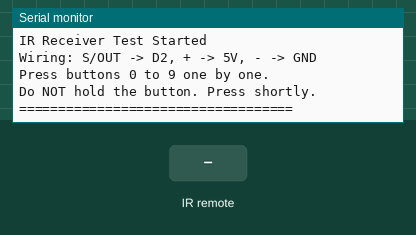
The sketch below on a simulated Arduino Uno, built with avr-gcc and run on an emulated ATmega328P. Shown: the last lines printed to the serial monitor. The test bench sets the inputs (shaded band).

Above: at 2.3 s.
2.4 s: infrared code 0x16 received
At 2.9 s:
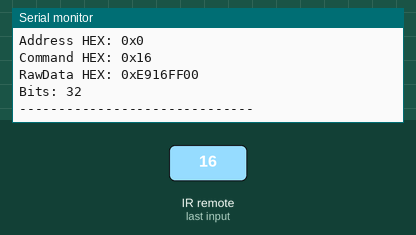
3.9 s: infrared code 0x0C received
At 4.0 s:
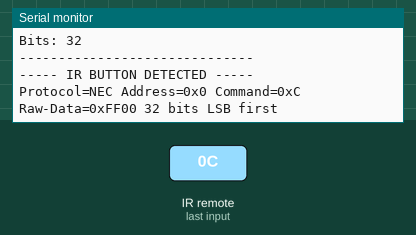
5.5 s: infrared code 0x5E received
At 5.6 s:
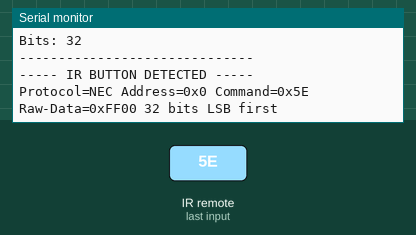
7.1 s: infrared code 0x08 received
At 7.2 s:
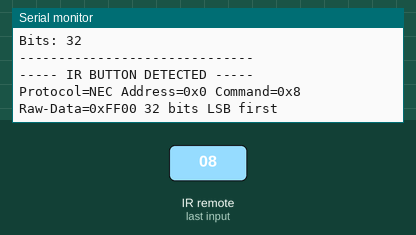
8.7 s: infrared code 0x1C received
At 10.0 s:
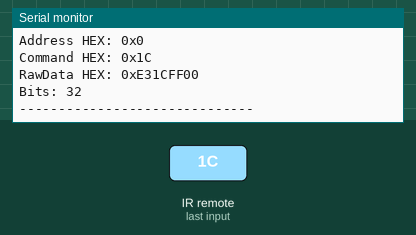
10.3 s: infrared code 0x5A received
At 10.4 s:
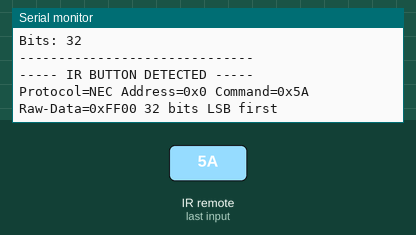

The sketch:

IRTester.ino
```cpp
/*
  IR Receiver Test for Arduino UNO

  Goal:
  - Press buttons 0 to 9 on the remote.
  - Serial Monitor prints Protocol, Command, RawData in HEX.
  - Send this output to ChatGPT later so we can map buttons correctly.

  Wiring:
  IR module S / OUT  -> Arduino D2
  IR module + / VCC  -> Arduino 5V
  IR module - / GND  -> Arduino GND
*/

#include <IRremote.hpp>

#define IR_RECEIVE_PIN 2

void setup() {
  Serial.begin(9600);
  delay(1000);

  Serial.println(F("==================================="));
  Serial.println(F("IR Receiver Test Started"));
  Serial.println(F("Wiring: S/OUT -> D2, + -> 5V, - -> GND"));
  Serial.println(F("Press buttons 0 to 9 one by one."));
  Serial.println(F("Do NOT hold the button. Press shortly."));
  Serial.println(F("==================================="));

  // Start IR receiver on D2.
  // ENABLE_LED_FEEDBACK makes Arduino onboard LED blink when signal is received.
  IrReceiver.begin(IR_RECEIVE_PIN, ENABLE_LED_FEEDBACK);
}

void loop() {
  if (IrReceiver.decode()) {

    // Ignore repeat frames caused by holding a button
    if (IrReceiver.decodedIRData.flags & IRDATA_FLAGS_IS_REPEAT) {
      Serial.println(F("REPEAT frame ignored"));
      IrReceiver.resume();
      return;
    }

    Serial.println(F("----- IR BUTTON DETECTED -----"));

    // Built-in short result print
    IrReceiver.printIRResultShort(&Serial);

    // Manual important values
    Serial.print(F("Protocol number: "));
    Serial.println(IrReceiver.decodedIRData.protocol);

    Serial.print(F("Address HEX: 0x"));
    Serial.println(IrReceiver.decodedIRData.address, HEX);

    Serial.print(F("Command HEX: 0x"));
    Serial.println(IrReceiver.decodedIRData.command, HEX);

    Serial.print(F("RawData HEX: 0x"));
    Serial.println(IrReceiver.decodedIRData.decodedRawData, HEX);

    Serial.print(F("Bits: "));
    Serial.println(IrReceiver.decodedIRData.numberOfBits);

    Serial.println(F("------------------------------"));
    Serial.println();

    // Prepare receiver for next button
    IrReceiver.resume();
  }
}
```

main.cpp
```cpp
// Workflow:
// 1. Enter 4 digits on keypad + press #
// 2. System locks
// 3. Enter same 4 digits on IR remote
// 4. System unlocks
// 5. RFID becomes active
// 6. RFID UID is printed as: TAG,XXXXXXXX

#include <SPI.h>
#include <MFRC522.h>
#include <Keypad.h>
#include <IRremote.hpp>
#include <string.h>

// IR remote library has built in LED feedback on pin 13,
// which conflicts with RC522 SPI SCK. Disabled.
#ifndef DISABLE_LED_FEEDBACK
#define DISABLE_LED_FEEDBACK false
#endif

// -------------------- Pins --------------------
#define IR_RECEIVE_PIN 2

#define RFID_SS_PIN   10
#define RFID_RST_PIN  9

#define GREEN_LED A2
#define RED_LED   A3

// -------------------- IR Remote Codes --------------------
#define IR_KEY_0 0x16
#define IR_KEY_1 0x0C
#define IR_KEY_2 0x18
#define IR_KEY_3 0x5E
#define IR_KEY_4 0x08
#define IR_KEY_5 0x1C
#define IR_KEY_6 0x5A
#define IR_KEY_7 0x42
#define IR_KEY_8 0x52
#define IR_KEY_9 0x4A

// -------------------- Keypad --------------------
const byte ROWS = 4;
const byte COLS = 4;

char keys[ROWS][COLS] = {
  {'1', '2', '3', 'A'},
  {'4', '5', '6', 'B'},
  {'7', '8', '9', 'C'},
  {'*', '0', '#', 'D'}
};

byte rowPins[ROWS] = {3, 4, 5, 6};
byte colPins[COLS] = {7, 8, A0, A1};

// keypad()
Keypad keypad = Keypad(makeKeymap(keys), rowPins, colPins, ROWS, COLS);

// -------------------- RFID --------------------
MFRC522 rfid(RFID_SS_PIN, RFID_RST_PIN); // Create MFRC522 instance to communicate with RC522 RFID reader
bool rfidOk = false; // Tracks if RFID initialized successfully

// -------------------- State --------------------
enum SystemState {
  WAITING_FOR_CODE,
  LOCKED,
  UNLOCKED
};

SystemState currentState = WAITING_FOR_CODE;

// -------------------- Code buffers --------------------
const byte CODE_LENGTH = 4;

// +1 for null terminator since we'll be using string functions for comparison and printing
char lockCode[CODE_LENGTH + 1] = "";      // The code set by the user on the keypad, used for both locking and unlocking
char keypadBuffer[CODE_LENGTH + 1] = "";  // Buffer for accumulating keypad input before pressing #
char irBuffer[CODE_LENGTH + 1] = "";      // Buffer for accumulating IR input before comparing with lockCode

byte keypadIndex = 0;    // Tracks how many digits have been entered on the keypad so far, used for indexing into keypadBuffer
byte irIndex = 0;        // Tracks how many digits have been entered on the IR remote so far, used for indexing into irBuffer

// -------------------- Buffer Helpers --------------------
void clearKeypadBuffer() {
  keypadIndex = 0;
  keypadBuffer[0] = '\0';
}

void clearIrBuffer() {
  irIndex = 0;
  irBuffer[0] = '\0';
}

bool isDigitKey(char key) {
  return key >= '0' && key <= '9';
}

// -------------------- IR Mapping --------------------
int irCommandToDigit(uint8_t command) {
  switch (command) {
    case IR_KEY_0: return 0;
    case IR_KEY_1: return 1;
    case IR_KEY_2: return 2;
    case IR_KEY_3: return 3;
    case IR_KEY_4: return 4;
    case IR_KEY_5: return 5;
    case IR_KEY_6: return 6;
    case IR_KEY_7: return 7;
    case IR_KEY_8: return 8;
    case IR_KEY_9: return 9;
    default: return -1;
  }
}

// -------------------- LEDs --------------------
void setStateLEDs() {
  if (currentState == LOCKED) {
    digitalWrite(GREEN_LED, LOW);
    digitalWrite(RED_LED, HIGH);
  }
  else if (currentState == UNLOCKED) {
    digitalWrite(GREEN_LED, HIGH);
    digitalWrite(RED_LED, LOW);
  }
}

void updateWaitingLEDs() {
  static unsigned long lastBlink = 0;
  static bool state = false;

  if (currentState != WAITING_FOR_CODE) {
    return;
  }

  // Blink both LEDs on and off every 500ms to indicate waiting for code state
  if (millis() - lastBlink >= 500) {
    lastBlink = millis();
    state = !state;

    digitalWrite(GREEN_LED, state ? HIGH : LOW);
    digitalWrite(RED_LED, state ? HIGH : LOW);
  }
}

void flashSuccess() {
  for (byte i = 0; i < 3; i++) {
    digitalWrite(GREEN_LED, HIGH);
    digitalWrite(RED_LED, HIGH);
    delay(120);
    digitalWrite(GREEN_LED, LOW);
    digitalWrite(RED_LED, LOW);
    delay(120);
  }

  setStateLEDs();
}

void flashWrongCode() {
  for (byte i = 0; i < 3; i++) {
    digitalWrite(RED_LED, HIGH);
    delay(150);
    digitalWrite(RED_LED, LOW);
    delay(150);
  }

  setStateLEDs();
}

// -------------------- State Change --------------------
void changeState(SystemState newState) {
  currentState = newState;

  clearKeypadBuffer();
  clearIrBuffer();

  if (currentState == WAITING_FOR_CODE) {
    Serial.println(F("STATE,WAITING_FOR_CODE"));
    Serial.println(F("INFO,Enter 4 digits on keypad, then press #"));
  }
  else if (currentState == LOCKED) {
    Serial.println(F("STATE,LOCKED"));
    Serial.println(F("INFO,RFID disabled. Use IR remote to unlock."));
    setStateLEDs();
  }
  else if (currentState == UNLOCKED) {
    Serial.println(F("STATE,UNLOCKED"));
    Serial.println(F("INFO,RFID active. Scan card now."));
    setStateLEDs();
  }
}

// -------------------- RFID Init --------------------
void initRFID() {
  // Keep SS high before SPI starts
  pinMode(RFID_SS_PIN, OUTPUT);
  digitalWrite(RFID_SS_PIN, HIGH);

  // Hardware reset pulse for RC522 to ensure it's in a known state before initialization
  pinMode(RFID_RST_PIN, OUTPUT);
  digitalWrite(RFID_RST_PIN, LOW);
  delay(50);
  digitalWrite(RFID_RST_PIN, HIGH);
  delay(100);

  SPI.begin();
  delay(50);

  // Check if RC522 responds correctly before proceeding with setup
  rfid.PCD_Init();
  delay(100);

  // Antenna must be turned on for RC522 to respond to commands, so do this before checking version
  rfid.PCD_AntennaOn();

  // Read version register to verify communication with RC522 to avoid getting stuck in loop later when trying to read tags with a non-responsive RC522
  byte version = rfid.PCD_ReadRegister(rfid.VersionReg);

  // rfid version refers to the version of the RC522 chip, not the library.
  // The version should be 0x91 for RC522, 0x92 for RC522v2,
  // and some clones may return 0x88. If we get 0x00 or 0xFF then communication likely failed.

  // rfidOk tracks whether RFID initialized successfully.
  // If not, we'll keep trying to initialize in the main loop every 2 seconds,
  // since some RC522 modules can be finicky and may fail to initialize on the first try.

  Serial.print(F("RFID_VERSION,0x"));
  Serial.println(version, HEX);

  if (version == 0x00 || version == 0xFF) {
    Serial.println(F("ERROR,RFID_NOT_RESPONDING"));
    rfidOk = false;
  } else {
    Serial.println(F("INFO,RFID_OK"));
    rfidOk = true;
  }
}

// -------------------- Keypad Handling --------------------
void handleKeypad() {
  char key = keypad.getKey();

  // If no key is pressed, getKey() returns 0, so just return early in that case
  if (!key) {
    return;
  }

  Serial.print(F("KEYPAD,"));
  Serial.println(key);

  if (currentState == LOCKED) {
    Serial.println(F("INFO,Keypad ignored while locked"));
    return;
  }

  if (key == '*') {
    clearKeypadBuffer();
    Serial.println(F("INFO,Keypad cleared"));
    return;
  }

  if (key == '#') {
    if (keypadIndex == CODE_LENGTH) {
      strcpy(lockCode, keypadBuffer);

      Serial.println(F("INFO,Code saved"));
      changeState(LOCKED);
    } else {
      Serial.println(F("ERROR,Need 4 digits before #"));
    }

    return;
  }

  if (isDigitKey(key)) {
    if (keypadIndex < CODE_LENGTH) {
      keypadBuffer[keypadIndex] = key;
      keypadIndex++;
      keypadBuffer[keypadIndex] = '\0';

      Serial.print(F("INFO,Keypad digits="));
      Serial.println(keypadIndex);
    } else {
      Serial.println(F("ERROR,Keypad full. Use * or #"));
    }
  }
}

// -------------------- IR Handling --------------------
void handleIR() {
  // If no IR signal has been received, decode() returns false. Just return early in that case.
  if (!IrReceiver.decode()) {
    return;
  }

  // If the received signal is a repeat code, we can ignore it since we only care about the initial code to unlock,
  // and ignoring repeat codes prevents issues with button hold sending multiple codes.
  if (IrReceiver.decodedIRData.flags & IRDATA_FLAGS_IS_REPEAT) {
    IrReceiver.resume();
    return;
  }

  uint8_t command = IrReceiver.decodedIRData.command; // Hex code of the button pressed, e.g. 0x16 for '0' key
  int digit = irCommandToDigit(command);

  Serial.print(F("IR,0x"));
  Serial.println(command, HEX);

  if (currentState != LOCKED) {
    IrReceiver.resume();
    return;
  }

  if (digit < 0) {
    Serial.println(F("ERROR,Unknown IR key"));
    IrReceiver.resume();
    return;
  }

  if (irIndex < CODE_LENGTH) {
    irBuffer[irIndex] = char('0' + digit);
    irIndex++;
    irBuffer[irIndex] = '\0';

    Serial.print(F("INFO,IR digits="));
    Serial.println(irIndex);
  }

  if (irIndex == CODE_LENGTH) {
    if (strcmp(irBuffer, lockCode) == 0) {
      Serial.println(F("RESULT,IR_CODE_CORRECT"));
      changeState(UNLOCKED);
      flashSuccess();
    } else {
      Serial.println(F("RESULT,IR_CODE_WRONG"));
      clearIrBuffer();
      flashWrongCode();
    }
  }

  IrReceiver.resume();
}

// -------------------- RFID Handling --------------------
void printUidAsTagLine(MFRC522::Uid *uid) {
  Serial.print(F("TAG,"));

  for (byte i = 0; i < uid->size; i++) {
    if (uid->uidByte[i] < 0x10) {
      Serial.print(F("0"));
    }

    Serial.print(uid->uidByte[i], HEX);
  }

  Serial.println();
}

void handleRFID() {
  // If we're not unlocked, RFID should be inactive, so just return early in that case
  if (currentState != UNLOCKED) {
    return;
  }

  // If RFID failed during setup, try reinitializing every 2 seconds
  // This is a workaround for finicky RC522 modules that may fail to initialize on the first try,
  // and since RFID is only needed in the unlocked state, we can keep trying to initialize without
  // affecting the user until it succeeds.
  if (!rfidOk) {
    static unsigned long lastRetry = 0;

    if (millis() - lastRetry >= 2000) {
      lastRetry = millis();
      Serial.println(F("INFO,Retry RFID init"));
      initRFID();
    }

    return;
  }

  // PICC = Proximity Integrated Circuit Card, basically the RFID tag/card.
  // This checks if a new card has been placed near the reader since the last check.
  if (!rfid.PICC_IsNewCardPresent()) {
    return;
  }

  // This tries to read the card's UID (Unique Identifier). If it fails, we print an error and return early.
  if (!rfid.PICC_ReadCardSerial()) {
    Serial.println(F("ERROR,RFID_READ_FAIL"));
    rfid.PICC_HaltA();       // Halt the card, putting it back to sleep. Good practice after reading.
    rfid.PCD_StopCrypto1();  // Stop encryption on PCD (Proximity Coupling Device, i.e. the RC522 reader) after communicating with the card. Good practice.
    return;
  }

  // If we got here, we successfully read a card, so we print the UID as a tag line.
  printUidAsTagLine(&rfid.uid);

  flashSuccess();

  rfid.PICC_HaltA();
  rfid.PCD_StopCrypto1();

  delay(700);
}

// -------------------- Setup / Loop --------------------
void setup() {
  Serial.begin(9600);
  delay(1000);

  pinMode(GREEN_LED, OUTPUT);
  pinMode(RED_LED, OUTPUT);

  digitalWrite(GREEN_LED, LOW);
  digitalWrite(RED_LED, LOW);

  Serial.println(F("LAB7_SECURITY_SYSTEM_START"));

  initRFID();

  // IMPORTANT:
  // D13 is SPI SCK for RC522, so IR LED feedback must be disabled.
  IrReceiver.begin(IR_RECEIVE_PIN, DISABLE_LED_FEEDBACK);

  changeState(WAITING_FOR_CODE);
}

void loop() {
  updateWaitingLEDs();

  handleKeypad();
  handleIR();
  handleRFID();
}
```

Measured:
- after the input at 2.4 s, the serial monitor: prints a new line at once (image 1)
- after the input at 3.9 s, the serial monitor: prints a new line at once (image 2)
- after the input at 5.5 s, the serial monitor: prints a new line at once (image 3)
- after the input at 7.1 s, the serial monitor: prints a new line at once (image 4)
- after the input at 8.7 s, the serial monitor: prints a new line at once (image 5)
- after the input at 10.3 s, the serial monitor: prints a new line at once (image 6)
